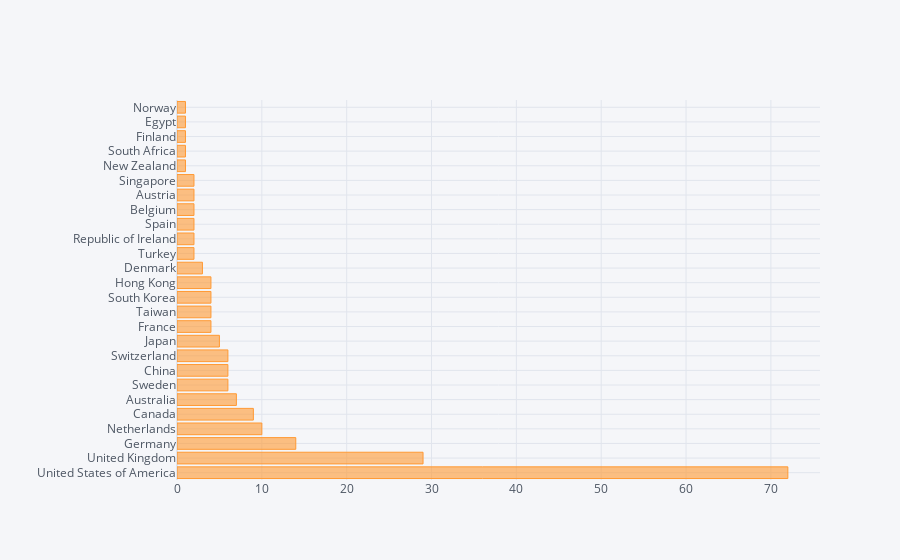

Source (notebook cell):
### Code cell
d.iplot(kind='barh')

### Figure 1 — Plotly figure (JSON) as saved in the notebook; plotly's stock layout.template omitted (floating-point values rounded to 4 significant figures)
{"data": [{"marker": {"color": "rgba(255, 153, 51, 0.6)", "line": {"color": "rgba(255, 153, 51, 1.0)", "width": 1}}, "name": "university_name", "orientation": "h", "text": "", "type": "bar", "x": [72, 29, 14, 10, 9, 7, 6, 6, 6, 5, 4, 4, 4, 4, 3, 2, 2, 2, 2, 2, 2, 1, 1, 1, 1, 1], "y": ["United States of America", "United Kingdom", "Germany", "Netherlands", "Canada", "Australia", "Sweden", "China", "Switzerland", "Japan", "France", "Taiwan", "South Korea", "Hong Kong", "Denmark", "Turkey", "Republic of Ireland", "Spain", "Belgium", "Austria", "Singapore", "New Zealand", "South Africa", "Finland", "Egypt", "Norway"]}], "layout": {"legend": {"bgcolor": "#F5F6F9", "font": {"color": "#4D5663"}}, "paper_bgcolor": "#F5F6F9", "plot_bgcolor": "#F5F6F9", "title": {"font": {"color": "#4D5663"}}, "xaxis": {"gridcolor": "#E1E5ED", "showgrid": true, "tickfont": {"color": "#4D5663"}, "title": {"font": {"color": "#4D5663"}, "text": ""}, "zerolinecolor": "#E1E5ED"}, "yaxis": {"gridcolor": "#E1E5ED", "showgrid": true, "tickfont": {"color": "#4D5663"}, "title": {"font": {"color": "#4D5663"}, "text": ""}, "zerolinecolor": "#E1E5ED"}}}
